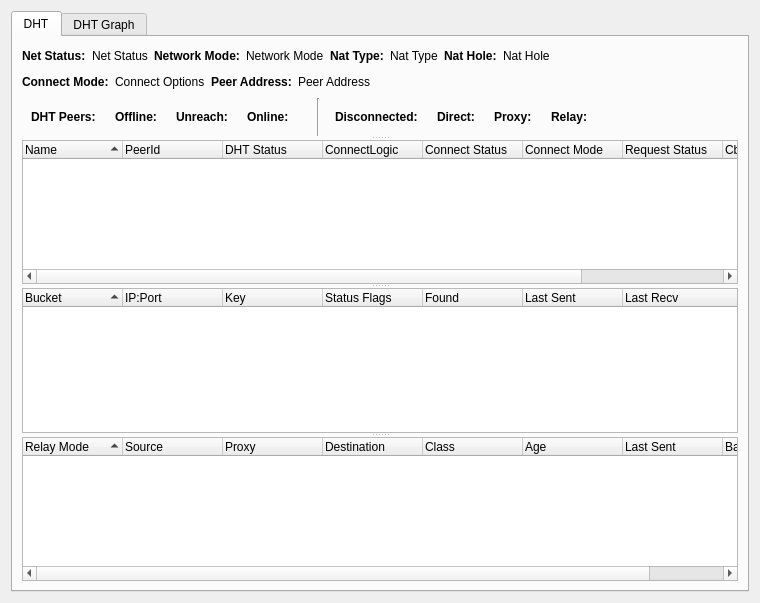
<?xml version="1.0" encoding="UTF-8"?>
<ui version="4.0">
 <class>DhtWindow</class>
 <widget class="QWidget" name="DhtWindow">
  <property name="geometry">
   <rect>
    <x>0</x>
    <y>0</y>
    <width>760</width>
    <height>603</height>
   </rect>
  </property>
  <property name="windowTitle">
   <string>DHT</string>
  </property>
  <layout class="QVBoxLayout" name="verticalLayout_2">
   <item>
    <widget class="QTabWidget" name="tabWidget">
     <property name="currentIndex">
      <number>0</number>
     </property>
     <widget class="QWidget" name="tab">
      <attribute name="title">
       <string>DHT</string>
      </attribute>
      <layout class="QVBoxLayout" name="verticalLayout_3">
       <item>
        <widget class="QSplitter" name="splitter">
         <property name="orientation">
          <enum>Qt::Vertical</enum>
         </property>
         <widget class="QWidget" name="">
          <layout class="QVBoxLayout" name="verticalLayout">
           <item>
            <layout class="QHBoxLayout" name="horizontalLayout_16">
             <item>
              <layout class="QHBoxLayout" name="horizontalLayout">
               <item>
                <widget class="QLabel" name="label_4">
                 <property name="font">
                  <font>
                   <weight>75</weight>
                   <bold>true</bold>
                  </font>
                 </property>
                 <property name="text">
                  <string>Net Status:</string>
                 </property>
                </widget>
               </item>
               <item>
                <widget class="QLabel" name="netStatusLabel">
                 <property name="layoutDirection">
                  <enum>Qt::LeftToRight</enum>
                 </property>
                 <property name="text">
                  <string>Net Status</string>
                 </property>
                 <property name="alignment">
                  <set>Qt::AlignLeading|Qt::AlignLeft|Qt::AlignVCenter</set>
                 </property>
                </widget>
               </item>
              </layout>
             </item>
             <item>
              <layout class="QHBoxLayout" name="horizontalLayout_2">
               <item>
                <widget class="QLabel" name="label">
                 <property name="font">
                  <font>
                   <weight>75</weight>
                   <bold>true</bold>
                  </font>
                 </property>
                 <property name="text">
                  <string>Network Mode:</string>
                 </property>
                </widget>
               </item>
               <item>
                <widget class="QLabel" name="networkLabel">
                 <property name="text">
                  <string>Network Mode</string>
                 </property>
                </widget>
               </item>
              </layout>
             </item>
             <item>
              <layout class="QHBoxLayout" name="horizontalLayout_6">
               <item>
                <widget class="QLabel" name="label_2">
                 <property name="font">
                  <font>
                   <weight>75</weight>
                   <bold>true</bold>
                  </font>
                 </property>
                 <property name="text">
                  <string>Nat Type:</string>
                 </property>
                </widget>
               </item>
               <item>
                <widget class="QLabel" name="natTypeLabel">
                 <property name="text">
                  <string>Nat Type</string>
                 </property>
                </widget>
               </item>
              </layout>
             </item>
             <item>
              <layout class="QHBoxLayout" name="horizontalLayout_7">
               <item>
                <widget class="QLabel" name="label_3">
                 <property name="font">
                  <font>
                   <weight>75</weight>
                   <bold>true</bold>
                  </font>
                 </property>
                 <property name="text">
                  <string>Nat Hole:</string>
                 </property>
                </widget>
               </item>
               <item>
                <widget class="QLabel" name="natHoleLabel">
                 <property name="text">
                  <string>Nat Hole</string>
                 </property>
                </widget>
               </item>
               <item>
                <spacer name="horizontalSpacer">
                 <property name="orientation">
                  <enum>Qt::Horizontal</enum>
                 </property>
                 <property name="sizeHint" stdset="0">
                  <size>
                   <width>40</width>
                   <height>20</height>
                  </size>
                 </property>
                </spacer>
               </item>
              </layout>
             </item>
            </layout>
           </item>
           <item>
            <layout class="QHBoxLayout" name="horizontalLayout_17">
             <item>
              <layout class="QHBoxLayout" name="horizontalLayout_3">
               <item>
                <widget class="QLabel" name="label_5">
                 <property name="font">
                  <font>
                   <weight>75</weight>
                   <bold>true</bold>
                  </font>
                 </property>
                 <property name="text">
                  <string>Connect Mode:</string>
                 </property>
                </widget>
               </item>
               <item>
                <widget class="QLabel" name="connectLabel">
                 <property name="sizePolicy">
                  <sizepolicy hsizetype="Minimum" vsizetype="Preferred">
                   <horstretch>0</horstretch>
                   <verstretch>0</verstretch>
                  </sizepolicy>
                 </property>
                 <property name="layoutDirection">
                  <enum>Qt::LeftToRight</enum>
                 </property>
                 <property name="text">
                  <string>Connect Options</string>
                 </property>
                </widget>
               </item>
              </layout>
             </item>
             <item>
              <layout class="QHBoxLayout" name="horizontalLayout_5">
               <item>
                <widget class="QLabel" name="label_6">
                 <property name="font">
                  <font>
                   <weight>75</weight>
                   <bold>true</bold>
                  </font>
                 </property>
                 <property name="text">
                  <string>Peer Address:</string>
                 </property>
                </widget>
               </item>
               <item>
                <widget class="QLabel" name="peerAddressLabel">
                 <property name="sizePolicy">
                  <sizepolicy hsizetype="MinimumExpanding" vsizetype="Preferred">
                   <horstretch>0</horstretch>
                   <verstretch>0</verstretch>
                  </sizepolicy>
                 </property>
                 <property name="text">
                  <string>Peer Address</string>
                 </property>
                </widget>
               </item>
               <item>
                <spacer name="horizontalSpacer_3">
                 <property name="orientation">
                  <enum>Qt::Horizontal</enum>
                 </property>
                 <property name="sizeHint" stdset="0">
                  <size>
                   <width>40</width>
                   <height>20</height>
                  </size>
                 </property>
                </spacer>
               </item>
              </layout>
             </item>
            </layout>
           </item>
           <item>
            <layout class="QHBoxLayout" name="horizontalLayout_18">
             <item>
              <widget class="QFrame" name="frame">
               <layout class="QGridLayout" name="gridLayout">
                <item row="0" column="2">
                 <layout class="QHBoxLayout" name="horizontalLayout_8">
                  <item>
                   <widget class="QLabel" name="label_9">
                    <property name="font">
                     <font>
                      <weight>75</weight>
                      <bold>true</bold>
                     </font>
                    </property>
                    <property name="text">
                     <string>Unreach:</string>
                    </property>
                   </widget>
                  </item>
                  <item>
                   <widget class="QLabel" name="label_unreachable">
                    <property name="text">
                     <string/>
                    </property>
                   </widget>
                  </item>
                 </layout>
                </item>
                <item row="0" column="3">
                 <layout class="QHBoxLayout" name="horizontalLayout_9">
                  <item>
                   <widget class="QLabel" name="label_10">
                    <property name="font">
                     <font>
                      <weight>75</weight>
                      <bold>true</bold>
                     </font>
                    </property>
                    <property name="text">
                     <string>Online:</string>
                    </property>
                   </widget>
                  </item>
                  <item>
                   <widget class="QLabel" name="label_online">
                    <property name="text">
                     <string/>
                    </property>
                   </widget>
                  </item>
                 </layout>
                </item>
                <item row="0" column="1">
                 <layout class="QHBoxLayout" name="horizontalLayout_4">
                  <item>
                   <widget class="QLabel" name="label_8">
                    <property name="font">
                     <font>
                      <weight>75</weight>
                      <bold>true</bold>
                     </font>
                    </property>
                    <property name="text">
                     <string>Offline:</string>
                    </property>
                   </widget>
                  </item>
                  <item>
                   <widget class="QLabel" name="label_offline">
                    <property name="text">
                     <string/>
                    </property>
                   </widget>
                  </item>
                 </layout>
                </item>
                <item row="0" column="0">
                 <layout class="QHBoxLayout" name="horizontalLayout_10">
                  <item>
                   <widget class="QLabel" name="label_7">
                    <property name="font">
                     <font>
                      <weight>75</weight>
                      <bold>true</bold>
                     </font>
                    </property>
                    <property name="text">
                     <string>DHT Peers:</string>
                    </property>
                   </widget>
                  </item>
                  <item>
                   <widget class="QLabel" name="label_peers">
                    <property name="text">
                     <string/>
                    </property>
                   </widget>
                  </item>
                 </layout>
                </item>
               </layout>
              </widget>
             </item>
             <item>
              <widget class="Line" name="line">
               <property name="orientation">
                <enum>Qt::Vertical</enum>
               </property>
              </widget>
             </item>
             <item>
              <widget class="QWidget" name="widget_2" native="true">
               <layout class="QHBoxLayout" name="horizontalLayout_15">
                <item>
                 <layout class="QHBoxLayout" name="horizontalLayout_11">
                  <item>
                   <widget class="QLabel" name="label_12">
                    <property name="font">
                     <font>
                      <weight>75</weight>
                      <bold>true</bold>
                     </font>
                    </property>
                    <property name="text">
                     <string>Disconnected:</string>
                    </property>
                   </widget>
                  </item>
                  <item>
                   <widget class="QLabel" name="label_disconnected">
                    <property name="text">
                     <string/>
                    </property>
                   </widget>
                  </item>
                 </layout>
                </item>
                <item>
                 <layout class="QHBoxLayout" name="horizontalLayout_12">
                  <item>
                   <widget class="QLabel" name="label_13">
                    <property name="font">
                     <font>
                      <weight>75</weight>
                      <bold>true</bold>
                     </font>
                    </property>
                    <property name="text">
                     <string>Direct:</string>
                    </property>
                   </widget>
                  </item>
                  <item>
                   <widget class="QLabel" name="label_direct">
                    <property name="text">
                     <string/>
                    </property>
                   </widget>
                  </item>
                 </layout>
                </item>
                <item>
                 <layout class="QHBoxLayout" name="horizontalLayout_13">
                  <item>
                   <widget class="QLabel" name="label_14">
                    <property name="font">
                     <font>
                      <weight>75</weight>
                      <bold>true</bold>
                     </font>
                    </property>
                    <property name="text">
                     <string>Proxy:</string>
                    </property>
                   </widget>
                  </item>
                  <item>
                   <widget class="QLabel" name="label_proxy">
                    <property name="text">
                     <string/>
                    </property>
                   </widget>
                  </item>
                 </layout>
                </item>
                <item>
                 <layout class="QHBoxLayout" name="horizontalLayout_14">
                  <item>
                   <widget class="QLabel" name="label_16">
                    <property name="font">
                     <font>
                      <weight>75</weight>
                      <bold>true</bold>
                     </font>
                    </property>
                    <property name="text">
                     <string>Relay:</string>
                    </property>
                   </widget>
                  </item>
                  <item>
                   <widget class="QLabel" name="label_relay">
                    <property name="text">
                     <string/>
                    </property>
                   </widget>
                  </item>
                 </layout>
                </item>
                <item>
                 <spacer name="horizontalSpacer_2">
                  <property name="orientation">
                   <enum>Qt::Horizontal</enum>
                  </property>
                  <property name="sizeHint" stdset="0">
                   <size>
                    <width>40</width>
                    <height>20</height>
                   </size>
                  </property>
                 </spacer>
                </item>
               </layout>
              </widget>
             </item>
            </layout>
           </item>
          </layout>
         </widget>
         <widget class="QTreeWidget" name="peerTreeWidget">
          <property name="sortingEnabled">
           <bool>true</bool>
          </property>
          <column>
           <property name="text">
            <string>Name</string>
           </property>
          </column>
          <column>
           <property name="text">
            <string>PeerId</string>
           </property>
          </column>
          <column>
           <property name="text">
            <string>DHT Status</string>
           </property>
          </column>
          <column>
           <property name="text">
            <string>ConnectLogic</string>
           </property>
          </column>
          <column>
           <property name="text">
            <string>Connect Status</string>
           </property>
          </column>
          <column>
           <property name="text">
            <string>Connect Mode</string>
           </property>
          </column>
          <column>
           <property name="text">
            <string>Request Status</string>
           </property>
          </column>
          <column>
           <property name="text">
            <string>Cb Status</string>
           </property>
          </column>
          <column>
           <property name="text">
            <string>RsId</string>
           </property>
          </column>
         </widget>
         <widget class="QTreeWidget" name="dhtTreeWidget">
          <property name="sortingEnabled">
           <bool>true</bool>
          </property>
          <column>
           <property name="text">
            <string>Bucket</string>
           </property>
          </column>
          <column>
           <property name="text">
            <string>IP:Port</string>
           </property>
          </column>
          <column>
           <property name="text">
            <string>Key</string>
           </property>
          </column>
          <column>
           <property name="text">
            <string>Status Flags</string>
           </property>
          </column>
          <column>
           <property name="text">
            <string>Found</string>
           </property>
          </column>
          <column>
           <property name="text">
            <string>Last Sent</string>
           </property>
          </column>
          <column>
           <property name="text">
            <string>Last Recv</string>
           </property>
          </column>
         </widget>
         <widget class="QTreeWidget" name="relayTreeWidget">
          <property name="sortingEnabled">
           <bool>true</bool>
          </property>
          <column>
           <property name="text">
            <string>Relay Mode</string>
           </property>
          </column>
          <column>
           <property name="text">
            <string>Source</string>
           </property>
          </column>
          <column>
           <property name="text">
            <string>Proxy</string>
           </property>
          </column>
          <column>
           <property name="text">
            <string>Destination</string>
           </property>
          </column>
          <column>
           <property name="text">
            <string>Class</string>
           </property>
          </column>
          <column>
           <property name="text">
            <string>Age</string>
           </property>
          </column>
          <column>
           <property name="text">
            <string>Last Sent</string>
           </property>
          </column>
          <column>
           <property name="text">
            <string>Bandwidth</string>
           </property>
          </column>
         </widget>
        </widget>
       </item>
      </layout>
     </widget>
     <widget class="QWidget" name="tab_2">
      <attribute name="title">
       <string>DHT Graph</string>
      </attribute>
      <layout class="QGridLayout" name="gridLayout_3">
       <item row="0" column="0">
        <widget class="DhtGraph" name="frmGraph">
         <property name="minimumSize">
          <size>
           <width>120</width>
           <height>80</height>
          </size>
         </property>
         <property name="contextMenuPolicy">
          <enum>Qt::NoContextMenu</enum>
         </property>
         <property name="frameShape">
          <enum>QFrame::Box</enum>
         </property>
         <property name="frameShadow">
          <enum>QFrame::Plain</enum>
         </property>
        </widget>
       </item>
      </layout>
     </widget>
    </widget>
   </item>
  </layout>
 </widget>
 <customwidgets>
  <customwidget>
   <class>DhtGraph</class>
   <extends>QFrame</extends>
   <header>gui/statistics/dhtgraph.h</header>
   <container>1</container>
  </customwidget>
 </customwidgets>
 <resources/>
 <connections/>
</ui>
